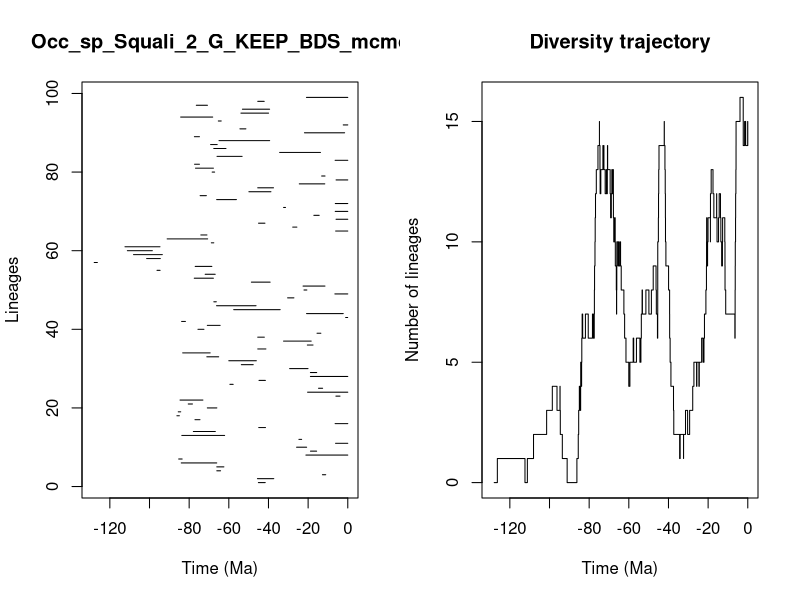

Write the R code that produced this figure.


pdf(file='../Results/Species/5_MA_bins_EXT_EP/pyrate_mcmc_logs/Occ_sp_Squali_2_G_KEEP_BDS_mcmc_LTT.pdf',width=0.6*20, height=0.6*10)
title = "Occ_sp_Squali_2_G_KEEP_BDS_mcmc"
ts=c(45.08787528918921, 45.55850951851617,12.779062272725453,66.05496002872398,66.07159294950442,83.99177610616917,85.28195989238358,21.12341549498465,18.819384239782117,25.82503333030037,6.164083816106069,24.64675202445777,83.70922421399078,77.88760999042314,44.9118471263305,6.386125797933797,77.06361447359039,86.18248626123213,85.49687353696467,70.83926957194983,80.4610988996253,84.60805795865214,5.9909419248662825,20.272327340370868,14.741508070975469,59.45224304748175,44.77515734839466,18.85069113223798,18.844368853716375,29.32500474178174,53.689040645184825,60.011509875398694,71.09281295295807,83.26538461018576,45.40370766093026,20.396642131419245,32.39441745962384,45.4146084341009,15.503038552341762,75.56153951129858,70.84446573230959,83.80243711677412,1.0779724042717016,20.791041476471094,57.53058759876985,66.19032121016171,67.554621914703,30.34538053225714,6.513847812256172,22.093621158272658,22.55896830747378,48.6127950283889,77.432377360293,71.92557591514654,96.21656255989915,76.95616100798121,127.88805457460172,101.44703473177321,108.06012883237288,111.1618225560276,112.36901742018644,68.81708061769332,91.09900022522044,74.1180211998439,6.119900071305996,27.768318502853738,45.01033426009722,5.918170521280511,17.111011801915,6.329899493569253,32.38072858842824,6.297880185821591,66.13122040778723,74.46874597137439,49.868746378874164,45.41849559792822,24.45961510664736,5.906666689784838,13.176046055176007,68.39907445184377,76.7983147837945,77.27729349970878,6.383138691678297,65.94545055973708,34.36645796504104,67.58757960194163,69.17927687887396,64.94558687270762,77.36012886271277,21.846518724421085,54.39868298033188,2.2882042323044876,65.29363072674055,84.28987707063811,53.89606113418252,53.138706274703154,76.3899237507441,45.40187542300565,20.843069025479235)
te=c(41.633258959179074, 37.32359927483292,11.129295952719485,64.15631147384649,62.48644178724687,66.08934025078247,83.53272451866539,0.0,15.709707090412909,20.75391802561879,0.0,23.273457189664313,62.11437818129545,66.80552736536302,41.50267871223772,0.0,74.54418488898932,84.94871814978207,84.25437876825973,66.03853211195475,78.3370774624221,73.06588813474045,3.9180813089165145,0.0,12.692906084189644,57.79725967609832,41.5439659261354,0.0,15.672454299476925,20.04728885651657,47.68995851593123,46.121134434041046,65.11537407385934,69.41317644127673,41.29737641560754,17.53768611696639,18.458504328187274,42.087083245980736,13.58244300931205,72.54990711927567,64.37901468927933,81.88482279942538,0.05171820545230807,2.2984632488554095,34.10099041228952,46.26666918203365,66.3083855391105,27.167411866942455,0.0,20.640846875645575,11.500917093696096,39.1600003866648,67.7777970464733,66.86467656924762,94.66173749227485,68.55607938711265,126.30071828621473,94.55175631190039,93.5316473026722,98.57793941297867,94.71785373987962,67.57954649016386,70.67201632189811,71.03117432390376,0.0,25.677457940404476,41.77922268069292,0.0,14.419123533318745,0.0,31.403307176700665,0.0,56.14993796966175,71.31059415830433,38.75951744744116,37.46021536849308,11.593665130125874,0.0,11.474068564718547,67.15921639761372,67.76453138246127,74.81910835280672,0.0,53.29960804401505,13.774347510622972,61.434086055522044,65.86516754884441,39.40152263728834,74.81519352993871,1.595258496200696,51.38685897636219,0.0,63.82904645324389,68.12553254546988,39.94636525852251,39.42328454262777,70.76321547958379,42.137631939153515,0.0)
div_traj=c(0, 1,0,1,2,3,4,3,4,3,2,1,0,1,2,3,4,3,4,5,4,5,6,7,6,7,6,7,6,7,8,9,10,11,12,13,14,15,14,13,12,13,14,13,12,13,12,13,12,13,14,13,12,11,12,13,12,13,12,11,10,11,10,11,10,9,8,7,8,9,8,9,10,9,10,9,10,9,10,9,8,7,6,5,4,5,6,5,6,5,6,7,8,7,8,7,8,9,8,7,6,7,8,9,10,11,12,13,14,15,14,13,12,11,10,9,8,7,6,5,4,3,2,1,2,1,2,3,2,3,4,5,4,5,4,5,6,5,6,7,8,9,10,11,10,9,10,11,10,11,12,13,12,11,12,11,10,11,12,11,10,9,10,11,10,9,8,7,6,7,8,9,10,11,12,13,14,15,16,15,14,15,14,15,14)
time_events=c(127.88805457460172, 126.30071828621473,112.36901742018644,111.1618225560276,108.06012883237288,101.44703473177321,98.57793941297867,96.21656255989915,94.71785373987962,94.66173749227485,94.55175631190039,93.5316473026722,91.09900022522044,86.18248626123213,85.49687353696467,85.28195989238358,84.94871814978207,84.60805795865214,84.28987707063811,84.25437876825973,83.99177610616917,83.80243711677412,83.70922421399078,83.53272451866539,83.26538461018576,81.88482279942538,80.4610988996253,78.3370774624221,77.88760999042314,77.432377360293,77.36012886271277,77.27729349970878,77.06361447359039,76.95616100798121,76.7983147837945,76.3899237507441,75.56153951129858,74.81910835280672,74.81519352993871,74.54418488898932,74.46874597137439,74.1180211998439,73.06588813474045,72.54990711927567,71.92557591514654,71.31059415830433,71.09281295295807,71.03117432390376,70.84446573230959,70.83926957194983,70.76321547958379,70.67201632189811,69.41317644127673,69.17927687887396,68.81708061769332,68.55607938711265,68.39907445184377,68.12553254546988,67.7777970464733,67.76453138246127,67.58757960194163,67.57954649016386,67.554621914703,67.15921639761372,66.86467656924762,66.80552736536302,66.3083855391105,66.19032121016171,66.13122040778723,66.08934025078247,66.07159294950442,66.05496002872398,66.03853211195475,65.94545055973708,65.86516754884441,65.29363072674055,65.11537407385934,64.94558687270762,64.37901468927933,64.15631147384649,63.82904645324389,62.48644178724687,62.11437818129545,61.434086055522044,60.011509875398694,59.45224304748175,57.79725967609832,57.53058759876985,56.14993796966175,54.39868298033188,53.89606113418252,53.689040645184825,53.29960804401505,53.138706274703154,51.38685897636219,49.868746378874164,48.6127950283889,47.68995851593123,46.26666918203365,46.121134434041046,45.55850951851617,45.41849559792822,45.4146084341009,45.40370766093026,45.40187542300565,45.08787528918921,45.01033426009722,44.9118471263305,44.77515734839466,42.137631939153515,42.087083245980736,41.77922268069292,41.633258959179074,41.5439659261354,41.50267871223772,41.29737641560754,39.94636525852251,39.42328454262777,39.40152263728834,39.1600003866648,38.75951744744116,37.46021536849308,37.32359927483292,34.36645796504104,34.10099041228952,32.39441745962384,32.38072858842824,31.403307176700665,30.34538053225714,29.32500474178174,27.768318502853738,27.167411866942455,25.82503333030037,25.677457940404476,24.64675202445777,24.45961510664736,23.273457189664313,22.55896830747378,22.093621158272658,21.846518724421085,21.12341549498465,20.843069025479235,20.791041476471094,20.75391802561879,20.640846875645575,20.396642131419245,20.272327340370868,20.04728885651657,18.85069113223798,18.844368853716375,18.819384239782117,18.458504328187274,17.53768611696639,17.111011801915,15.709707090412909,15.672454299476925,15.503038552341762,14.741508070975469,14.419123533318745,13.774347510622972,13.58244300931205,13.176046055176007,12.779062272725453,12.692906084189644,11.593665130125874,11.500917093696096,11.474068564718547,11.129295952719485,6.513847812256172,6.386125797933797,6.383138691678297,6.329899493569253,6.297880185821591,6.164083816106069,6.119900071305996,5.9909419248662825,5.918170521280511,5.906666689784838,3.9180813089165145,2.2984632488554095,2.2882042323044876,1.595258496200696,1.0779724042717016,0.05171820545230807,0.0)
                par(mfrow=c(1,2))
                L = length(ts)
                plot(ts, 1:L , xlim=c(-max(ts)-1,0), pch=20, type="n", main=title,xlab="Time (Ma)",ylab="Lineages")
                for (i in 1:L){segments(x0=-te[i],y0=i,x1=-ts[i],y1=i)}    
                t = -time_events
                plot(div_traj ~ t,type="s", main = "Diversity trajectory",xlab="Time (Ma)",ylab="Number of lineages",xlim=c(-max(ts)-1,0))
                abline(v=c(65,200,251,367,445),lty=2,col="gray")
                
